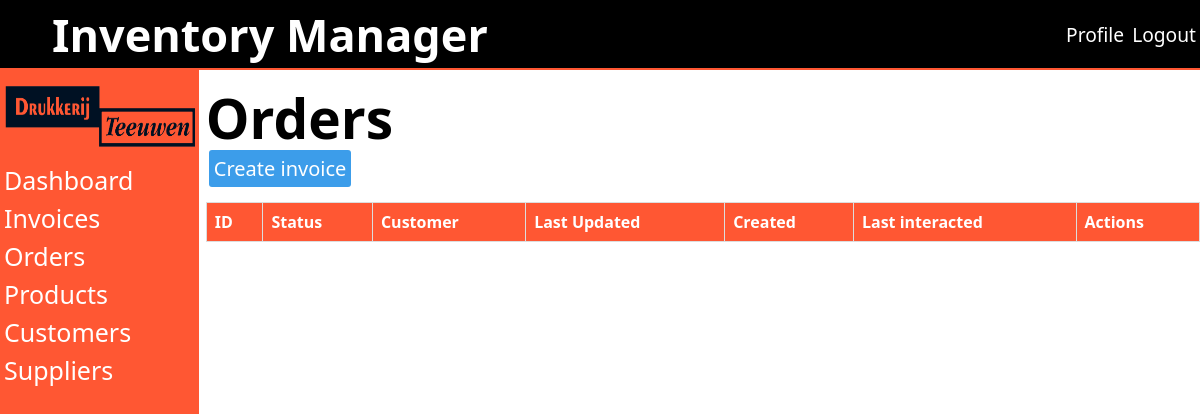
Before: /public/order.php (signed in) with the older database file.
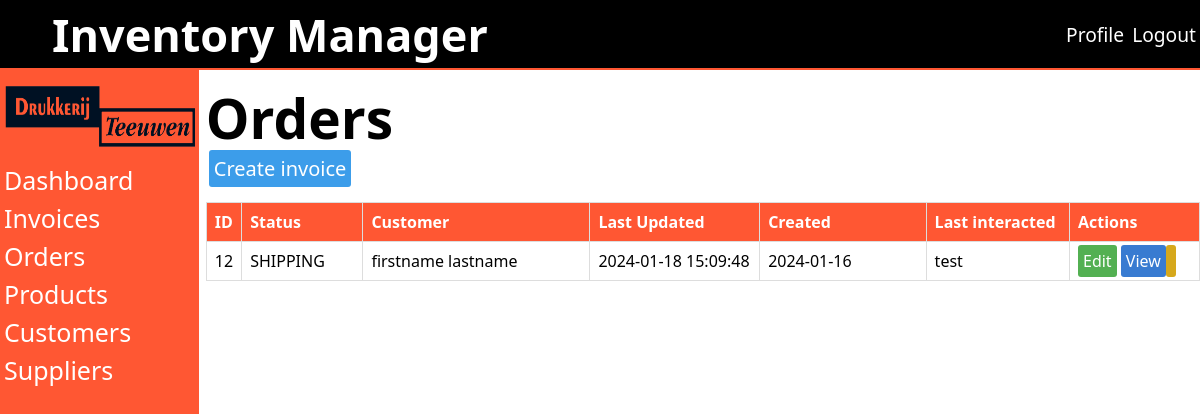
After: the same page with the newer database file.
### tables this page shows
CREATE TABLE `orders` (
  `id` int(11) NOT NULL,
  `status` int(11) NOT NULL,
  `user_id` int(11) NOT NULL,
  `customer_id` int(11) NOT NULL,
  `number` varchar(15) NOT NULL,
  `mail` varchar(90) NOT NULL,
  `shipping_name` varchar(100) NOT NULL,
  `shipping_company` varchar(100) NOT NULL,
  `shipping_street` varchar(100) NOT NULL,
  `shipping_postalcode` varchar(7) NOT NULL,
  `shipping_city` varchar(100) NOT NULL,
  `shipping_country` varchar(100) NOT NULL,
  `billing_name` varchar(100) NOT NULL,
  `billing_company` varchar(100) NOT NULL,
  `billing_street` varchar(100) NOT NULL,
  `billing_postalcode` varchar(7) NOT NULL,
  `billing_city` varchar(100) NOT NULL,
  `billing_country` varchar(100) NOT NULL,
  `updated` datetime NOT NULL DEFAULT current_timestamp(),
  `created` date NOT NULL DEFAULT current_timestamp()
);

CREATE TABLE `order_status` (
  `id` int(11) NOT NULL,
  `status` varchar(10) NOT NULL
);

CREATE TABLE `customers` (
  `id` int(11) NOT NULL,
  `first_name` varchar(90) NOT NULL,
  `last_name` varchar(90) NOT NULL,
  `company_name` varchar(60) NOT NULL,
  `number` varchar(15) NOT NULL,
  `email` varchar(200) NOT NULL,
  `street` varchar(90) NOT NULL,
  `postcode` varchar(8) NOT NULL,
  `city` varchar(90) NOT NULL,
  `country` varchar(60) NOT NULL
);

CREATE TABLE `users` (
  `id` int(11) NOT NULL,
  `username` varchar(50) NOT NULL,
  `password` varchar(255) NOT NULL,
  `email` varchar(80) NOT NULL,
  `created` datetime NOT NULL
);

### public/order.php (the view, shortened to what this page needs)
<?php
require_once '../src/inc/session_check.php';
$sql = "SELECT
            *,
            `orders`.`id` AS `order_id`,
            `orders`.`created` AS `order_created`
        FROM
            orders
        INNER JOIN order_status ON orders.status = order_status.id
        INNER JOIN customers ON orders.customer_id = customers.id
        INNER JOIN users ON orders.user_id = users.id
        ORDER BY
            updated
        DESC";
$result = $con->query($sql);
?>
<h1>Orders</h1>
<a class="new-data" href="create-order.php">Create invoice</a>
<div class="table-container">
    <table aria-label="">
        <thead>
            <tr>
                <th>ID</th>
                <th>Status</th>
                <th>Customer</th>
                <th>Last Updated</th>
                <th>Created</th>
                <th>Last interacted</th>
                <th>Actions</th>
            </tr>
        </thead>
        <?php while ($row = $result->fetch_assoc()) { ?>
            <tbody>
                <tr>
                    <td id="order-id">
                        <?php echo $row['order_id']; ?>
                    </td>
                    <td id="order-status">
                        <?php echo $row['status']; ?>
                    </td>
                    <td id="order-name">
                        <?php echo $row['first_name'] . ' ' . $row['last_name']; ?>
                    </td>
                    <td id="order-update">
                        <?php echo $row['updated']; ?>
                    </td>
                    <td id="order-create">
                        <?php echo $row['order_created']; ?>
                    </td>
                    <td id="order-user">
                        <?php echo $row['username'] ?>
                    </td>
                    <td id="order-user">
                        <a class="edit-data" href="edit-order.php?id=<?php echo $row['order_id']; ?>">Edit</a>
                        <a class="view-data" href="view-order.php?id=<?php echo $row['order_id']; ?>">View</a>
                        <a class="download" href="download-order.php?id=<?php echo $row['order_id']; ?>">
                        </a>
                    </td>
                </tr>
            </tbody>
        <?php } ?>
    </table>
</div>

Changed rows visible on the page:
added orders: id "12", order_status.status "SHIPPING", customer.first_name "firstname", customer.last_name "lastname", updated "2024-01-18 15:09:48", created "2024-01-16", user.username "test"
